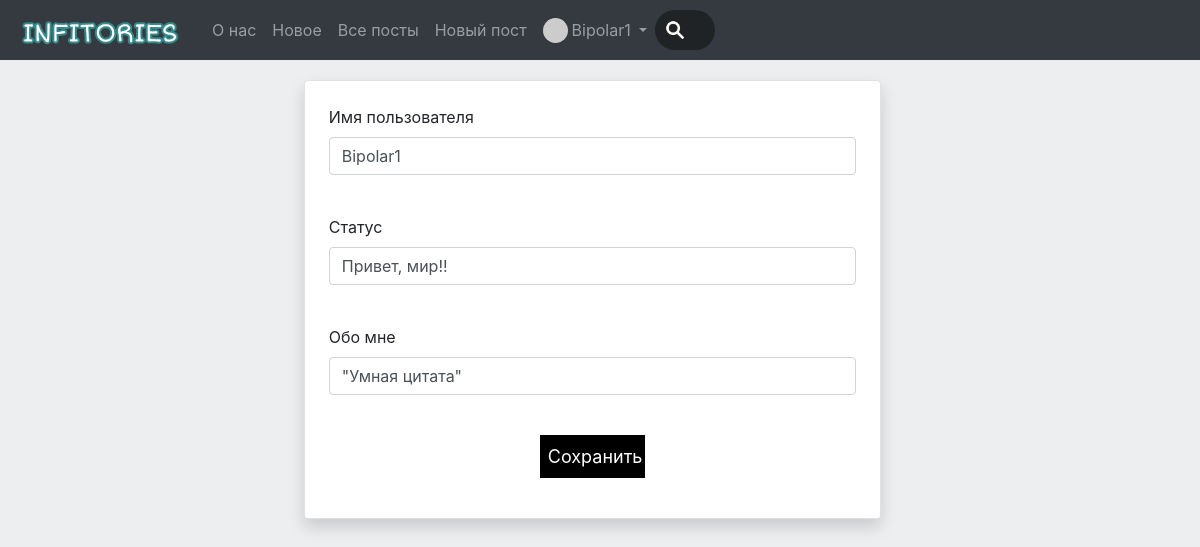
/user/1/edit (signed in), run on an earlier commit of the app's database.
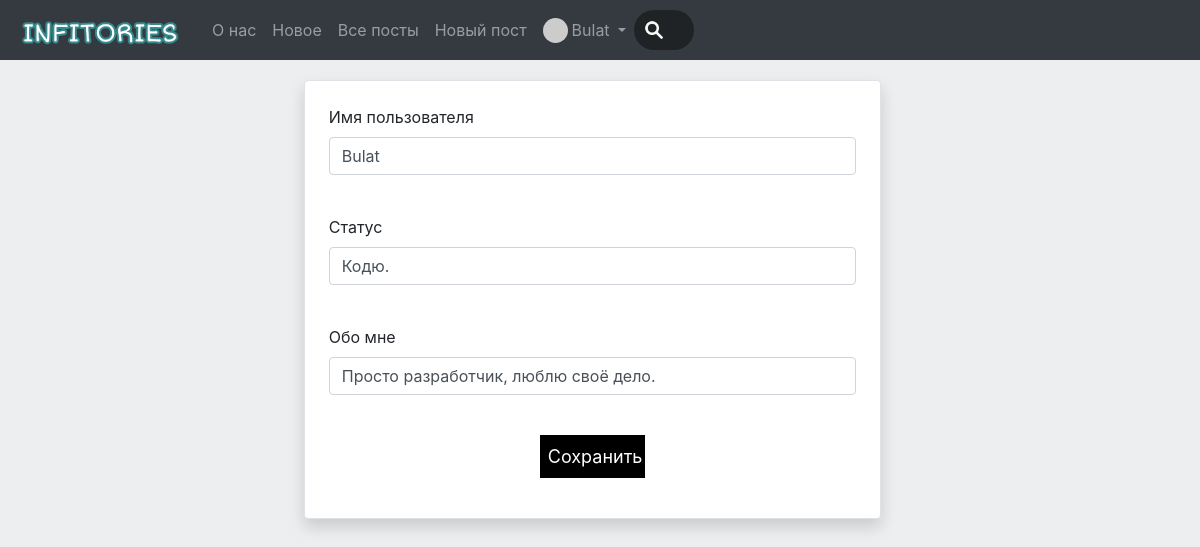
And on a later commit of the database.
### data/users.py (models this page shows, shortened)
class User(SqlAlchemyBase, UserMixin):
    __tablename__ = 'users'
    id = sqlalchemy.Column(sqlalchemy.Integer,
                           primary_key=True, autoincrement=True)
    name = sqlalchemy.Column(sqlalchemy.String, nullable=True)
    email = sqlalchemy.Column(sqlalchemy.String,
                              index=True, unique=True, nullable=True)
    hashed_password = sqlalchemy.Column(sqlalchemy.String, nullable=True)
    created_date = sqlalchemy.Column(sqlalchemy.String,
                                     default=datetime.date.today)
    profile_picture = sqlalchemy.Column(sqlalchemy.String, nullable=True)
    news = orm.relation("News", back_populates='user')
    favourite_posts = orm.relation('FavouritePosts')
    status = sqlalchemy.Column(sqlalchemy.String, nullable=True, default='Привет, мир!')
    about_me = sqlalchemy.Column(sqlalchemy.String, default='Информация отсутствует', nullable=True)
    is_admin = sqlalchemy.Column(sqlalchemy.Boolean, default=False)
    def get_avatar(self, size):
        digest = md5(self.email.lower().encode('utf-8')).hexdigest()
        return 'https://www.gravatar.com/avatar/{}?d=identicon&s={}'.format(
            digest, size)

### main.py (the view, shortened to what this page needs)
@app.route('/user/<int:id>/edit', methods=["GET", "POST"])
def editProfile(id):
    form = EditProfileForm()
    if request.method == "GET":
        session = db_session.create_session()
        user = session.query(User).filter(User.id == id).first()
        if user and user == current_user:
            form.name.data = user.name
            form.about_me.data = user.about_me
            form.status.data = user.status
        else:
            abort(404)
    return render_template('editProfile.html', form=form)

### forms.py
class EditProfileForm(FlaskForm):
    name = StringField('Имя пользователя', validators=[DataRequired(), Length(min=3, max=16)])
    status = StringField('Статус', validators=[DataRequired(), Length(max=60)])
    about_me = StringField('Обо мне', validators=[DataRequired(), Length(max=500)])
    submit = SubmitField('Сохранить')

### data/db_session.py (called while the page is built)
def create_session() -> Session:
    global __factory
    return __factory()

### main.py (called while the page is built)
@login_manager.user_loader
def load_user(user_id):
    session = db_session.create_session()
    return session.query(User).get(user_id)

### templates/editProfile.html (shortened to what this page needs)
{% extends "base.html" %}
{% block content %}
<div class="row">
    <div class="col-sm-3"></div>
    <div class="col-sm-6">
        <div class="container col-md6 border rounded shadow p-4 mb-4 bg-white" style="margin-top: 80px;">
            <form action="" method="post">
                        <p>
                            {{ form.name.label }}<br>
                            {{ form.name(class="form-control") }}<br>
                        </p>
                        <p>
                            {{ form.status.label }}<br>
                            {{ form.status(class="form-control") }}<br>
                        </p>
                        <p>
                            {{ form.about_me.label }}<br>
                            {{ form.about_me(class="form-control") }}<br>
                        </p>
                        <p>{{ form.submit(type="submit", class="card-button", style="width:20%;margin-left:40%;margin-right:40%;") }}</p>
            </form>
        </div>
    </div>
</div>
{% endblock %}

### templates/base.html (shortened to what this page needs)
<!doctype html>
<html lang="en">
<head>
    <link rel="stylesheet" type="text/css" href="{{ url_for('static', filename='css/style.css') }}">
    <link rel="stylesheet" href="https://stackpath.bootstrapcdn.com/bootstrap/4.4.1/css/bootstrap.min.css">
</head>
<body style="background: #edeef0;">
<header>
    <nav class="navbar navbar-dark bg-dark navbar-expand-sm fixed-top" style="height:60px;">
        <a class="navbar-brand" href="/"><img class="img-fluid" src="{{ url_for('static', filename='img/logo.png') }}" alt="Infitories" style="height:45px;"></a>
        <ul class="navbar-nav">
            <li class="nav-item">
                <a class="nav-link" href="/about">О нас</a>
            </li>
            <li class="nav-item">
                <a class="nav-link" href="/">Новое</a>
            </li>
            <li class="nav-item ">
                <a class="nav-link" href="/allposts">Все посты</a>
            </li>
            {% if current_user.is_authenticated %}
            <li class="nav-item ">
                <a class="nav-link" href="/addpost">Новый пост</a>
            </li>
            <li class="nav-item dropdown float-left;">
              <div>
                  <a class="nav-link dropdown-toggle" href="#" id="navbardrop" data-toggle="dropdown">
                    {{ current_user.name}} <img class="img-fluid" style="height: 25px;
                                                border-radius: 50%;
                                                float: left;
                                                margin-right: 4px;" src="{{ current_user.get_avatar(64) }}">
                  </a>
              </div>
            </li>
            <li class="nav-item">
                <input class='search' id="search" name="search" type="text" data-toggle="hideseek" placeholder="Поиск.." data-list=".list">
            </li>
            {% endif %}
        </ul>
    </nav>
</header>
<div role="main" style='padding-right: 15px;'>
        {% block content %}{% endblock %}
</div>
</body>
</html>

What changed in the data, as far as the page shows it:
changed User: name "Bipolar1" → "Bulat"; status "Привет, мир!!" → "Кодю."; about_me "\"Умная цитата\"" → "Просто разработчик, люблю своё дело."
